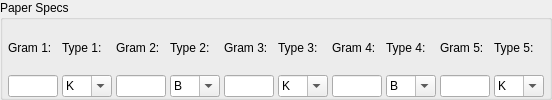
      <widget class="QGroupBox" name="groupBox_2">
       <property name="title">
        <string>Paper Specs</string>
       </property>
       <layout class="QHBoxLayout" name="horizontalLayout_2">
        <property name="spacing">
         <number>4</number>
        </property>
        <property name="leftMargin">
         <number>5</number>
        </property>
        <property name="topMargin">
         <number>5</number>
        </property>
        <property name="rightMargin">
         <number>5</number>
        </property>
        <property name="bottomMargin">
         <number>0</number>
        </property>
        <item>
         <layout class="QVBoxLayout" name="verticalLayout">
          <item>
           <widget class="QLabel" name="label_5">
            <property name="text">
             <string>Gram 1:</string>
            </property>
           </widget>
          </item>
          <item>
           <widget class="QLineEdit" name="txtGram1">
            <property name="maximumSize">
             <size>
              <width>50</width>
              <height>16777215</height>
             </size>
            </property>
           </widget>
          </item>
         </layout>
        </item>
        <item>
         <layout class="QVBoxLayout" name="verticalLayout_2">
          <item>
           <widget class="QLabel" name="label_6">
            <property name="text">
             <string>Type 1:</string>
            </property>
           </widget>
          </item>
          <item>
           <widget class="QComboBox" name="cboType1">
            <property name="maximumSize">
             <size>
              <width>50</width>
              <height>16777215</height>
             </size>
            </property>
            <property name="editable">
             <bool>true</bool>
            </property>
            <item>
             <property name="text">
              <string>K</string>
             </property>
            </item>
            <item>
             <property name="text">
              <string>TL</string>
             </property>
            </item>
            <item>
             <property name="text">
              <string>WK</string>
             </property>
            </item>
            <item>
             <property name="text">
              <string>WTL</string>
             </property>
            </item>
           </widget>
          </item>
         </layout>
        </item>
        <item>
         <layout class="QVBoxLayout" name="verticalLayout_3">
          <item>
           <widget class="QLabel" name="label_7">
            <property name="text">
             <string>Gram 2:</string>
            </property>
           </widget>
          </item>
          <item>
           <widget class="QLineEdit" name="txtGram2">
            <property name="maximumSize">
             <size>
              <width>50</width>
              <height>16777215</height>
             </size>
            </property>
           </widget>
          </item>
         </layout>
        </item>
        <item>
         <layout class="QVBoxLayout" name="verticalLayout_4">
          <item>
           <widget class="QLabel" name="label_8">
            <property name="text">
             <string>Type 2:</string>
            </property>
           </widget>
          </item>
          <item>
           <widget class="QComboBox" name="cboType2">
            <property name="maximumSize">
             <size>
              <width>50</width>
              <height>16777215</height>
             </size>
            </property>
            <property name="editable">
             <bool>true</bool>
            </property>
            <item>
             <property name="text">
              <string>B</string>
             </property>
            </item>
            <item>
             <property name="text">
              <string>C</string>
             </property>
            </item>
            <item>
             <property name="text">
              <string>E</string>
             </property>
            </item>
           </widget>
          </item>
         </layout>
        </item>
        <item>
         <layout class="QVBoxLayout" name="verticalLayout_5">
          <item>
           <widget class="QLabel" name="label_9">
            <property name="text">
             <string>Gram 3:</string>
            </property>
           </widget>
          </item>
          <item>
           <widget class="QLineEdit" name="txtGram3">
            <property name="maximumSize">
             <size>
              <width>50</width>
              <height>16777215</height>
             </size>
            </property>
           </widget>
          </item>
         </layout>
        </item>
        <item>
         <layout class="QVBoxLayout" name="verticalLayout_6">
          <item>
           <widget class="QLabel" name="label_10">
            <property name="text">
             <string>Type 3:</string>
            </property>
           </widget>
          </item>
          <item>
           <widget class="QComboBox" name="cboType3">
            <property name="maximumSize">
             <size>
              <width>50</width>
              <height>16777215</height>
             </size>
            </property>
            <property name="editable">
             <bool>true</bool>
            </property>
            <item>
             <property name="text">
              <string>K</string>
             </property>
            </item>
            <item>
             <property name="text">
              <string>TL</string>
             </property>
            </item>
            <item>
             <property name="text">
              <string>WK</string>
             </property>
            </item>
           </widget>
          </item>
         </layout>
        </item>
        <item>
         <layout class="QVBoxLayout" name="verticalLayout_7">
          <item>
           <widget class="QLabel" name="label_11">
            <property name="text">
             <string>Gram 4:</string>
            </property>
           </widget>
          </item>
          <item>
           <widget class="QLineEdit" name="txtGram4">
            <property name="maximumSize">
             <size>
              <width>50</width>
              <height>16777215</height>
             </size>
            </property>
           </widget>
          </item>
         </layout>
        </item>
        <item>
         <layout class="QVBoxLayout" name="verticalLayout_8">
          <item>
           <widget class="QLabel" name="label_12">
            <property name="text">
             <string>Type 4:</string>
            </property>
           </widget>
          </item>
          <item>
           <widget class="QComboBox" name="cboType4">
            <property name="maximumSize">
             <size>
              <width>50</width>
              <height>16777215</height>
             </size>
            </property>
            <property name="editable">
             <bool>true</bool>
            </property>
            <item>
             <property name="text">
              <string>B</string>
             </property>
            </item>
            <item>
             <property name="text">
              <string>C</string>
             </property>
            </item>
            <item>
             <property name="text">
              <string>E</string>
             </property>
            </item>
           </widget>
          </item>
         </layout>
        </item>
        <item>
         <layout class="QVBoxLayout" name="verticalLayout_9">
          <item>
           <widget class="QLabel" name="label_13">
            <property name="text">
             <string>Gram 5:</string>
            </property>
           </widget>
          </item>
          <item>
           <widget class="QLineEdit" name="txtGram5">
            <property name="maximumSize">
             <size>
              <width>50</width>
              <height>16777215</height>
             </size>
            </property>
           </widget>
          </item>
         </layout>
        </item>
        <item>
         <layout class="QVBoxLayout" name="verticalLayout_10">
          <item>
           <widget class="QLabel" name="label_14">
            <property name="text">
             <string>Type 5:</string>
            </property>
           </widget>
          </item>
          <item>
           <widget class="QComboBox" name="cboType5">
            <property name="maximumSize">
             <size>
              <width>50</width>
              <height>16777215</height>
             </size>
            </property>
            <property name="editable">
             <bool>true</bool>
            </property>
            <item>
             <property name="text">
              <string>K</string>
             </property>
            </item>
            <item>
             <property name="text">
              <string>TL</string>
             </property>
            </item>
            <item>
             <property name="text">
              <string>WK</string>
             </property>
            </item>
           </widget>
          </item>
         </layout>
        </item>
       </layout>
      </widget>
